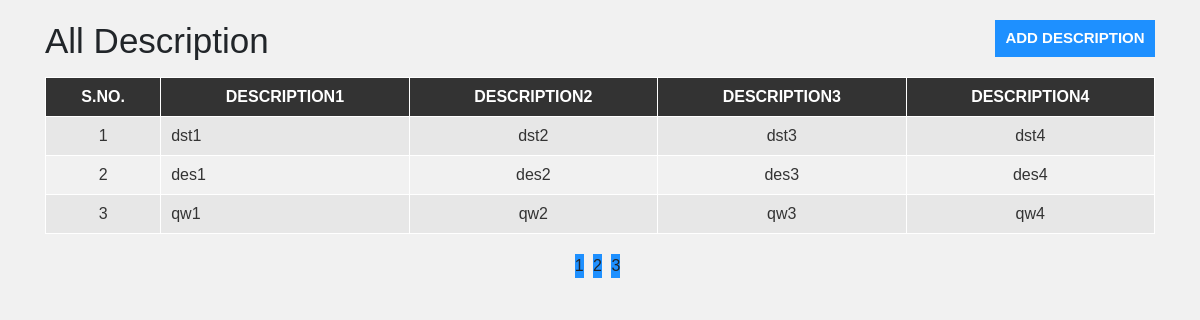
Screenshot of /docum.php with the database file from the repository.
### tables this page shows
CREATE TABLE `description` (
  `id` int(11) NOT NULL,
  `des1` varchar(200) NOT NULL,
  `des2` varchar(200) NOT NULL,
  `des3` varchar(200) NOT NULL,
  `des4` varchar(200) NOT NULL
);

### docum.php (the view, shortened to what this page needs)
<?php
include "config.php";
$sql="SELECT * FROM description";
$result=mysqli_query($conn,$sql);
?>
 <link rel="stylesheet" href=
"https://cdn.jsdelivr.net/npm/bootstrap@4.6.1/dist/css/bootstrap.min.css">
<link rel="stylesheet" href="css/style.css">
  <div id="admin-content">
      <div class="container">
          <div class="row">
              <div class="col-md-10">
                  <h1 class="admin-heading"> All Description</h1>
              </div>
              <div class="col-md-2">
                  <a class="add-new" href="p3.php">ADD Description</a>
              </div>
              <div class="col-md-12">
                  <table class="content-table">
                      <thead>
                          <th>S.No.</th>
                          <th>Description1</th>
                          <th>Description2</th>
                          <th>Description3</th>
                          <th>Description4</th>
                      </thead>
                      <?php
                        $serial = $offset + 1;
                        while($row = mysqli_fetch_assoc($result)) {?>
                          <tr>
                              <td class='id'><?php echo $serial; ?></td>
                              <td><?php echo $row['des1']; ?></td>
                              <td><?php echo $row['des2']; ?></td>
                              <td><?php echo $row['des3']; ?></td>
                              <td><?php echo $row['des4']; ?></td>
                          </tr>
                          <?php
                          $serial++;
                        } ?>
                  </table>
                  <ul class='pagination admin-pagination'>
                      <li class="active"><a>1</a></li>
                      <li><a>2</a></li>
                      <li><a>3</a></li>
                  </ul>
              </div>
          </div>
      </div>
  </div>

### css/style.css (style rules this page uses)
a, a:hover, a:focus { text-decoration: none; outline: none; }
ul { margin:0; padding:0; list-style:none; }
#admin-content { padding: 20px 0; min-height: 750px; }
#admin-content .admin-heading { font-size: 35px; margin: 0 0 15px; }
#admin-content .add-new { color: #fff; background-color: #1E90FF; font-size: 15px; font-weight: 600; text-align: center; text-transform: uppercase; padding: 7px 10px; display: block; transition: all 0.3s; }
#admin-content .content-table { border: 1px solid #000; width: 100%; margin: 0 0 20px; }
#admin-content .content-table thead { color: #fff; background-color: #333; }
#admin-content .content-table th { padding: 10px; border: 1px solid #fff; font-weight: 600; text-align: center; text-transform: uppercase; }
#admin-content .content-table tbody tr { background-color: #e7e7e7; }
#admin-content .content-table tbody tr:nth-child(even) { background-color: transparent; }
#admin-content .content-table tbody td { padding: 10px; border: 1px solid #fff; text-align: center; }
#admin-content .content-table tbody td:nth-child(2) { text-align: left; }
#admin-content .admin-pagination { margin: 0; }
#admin-content .admin-pagination li a { display: block; }
.id, .edit, .delete { text-align:center; }
.pagination { display: block; text-align: center; margin: 0; }
.pagination li { display:inline-block; margin: 0 5px 0 0; }
.pagination li a { border: none; background: #1e90ff; color: #fff; }

### rows the page displays
description: des1 "dst1", des2 "dst2", des3 "dst3", des4 "dst4"
description: des1 "des1", des2 "des2", des3 "des3", des4 "des4"
description: des1 "qw1", des2 "qw2", des3 "qw3", des4 "qw4"
